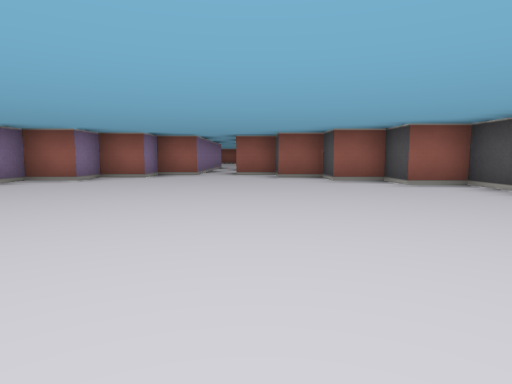
View 1 (above)

21 first-person views from a walk through a cub3D maze. The camera is about half as high as the walls, tilts 6° down and sees 75° across. The floor is counted in squares. Each view is taken from the middle of a square. On the plan, view 1 faces up. The plan holds only what a view shows up to about 9 squares ahead; the rest is blank.

View 2
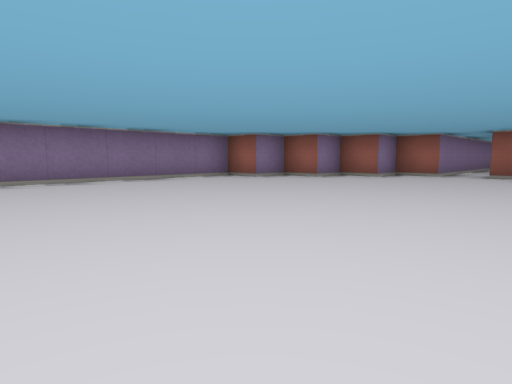

View 3
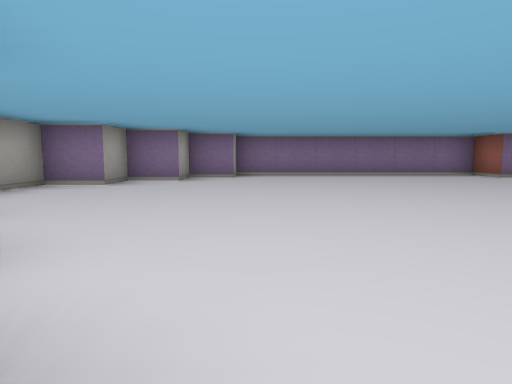

View 4
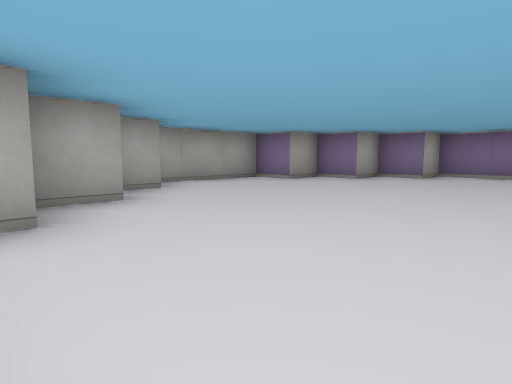

View 5
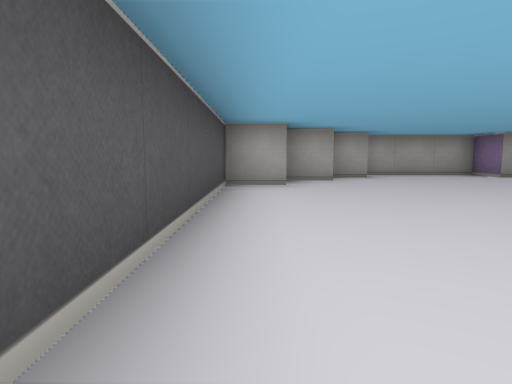

View 6
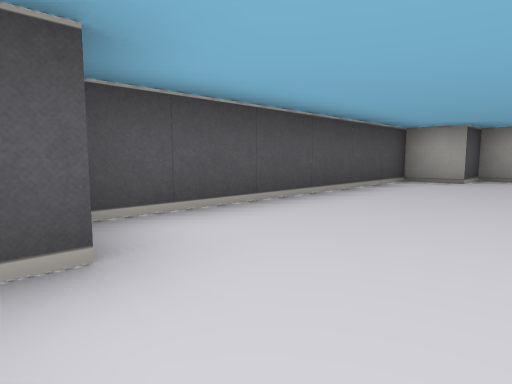

View 7
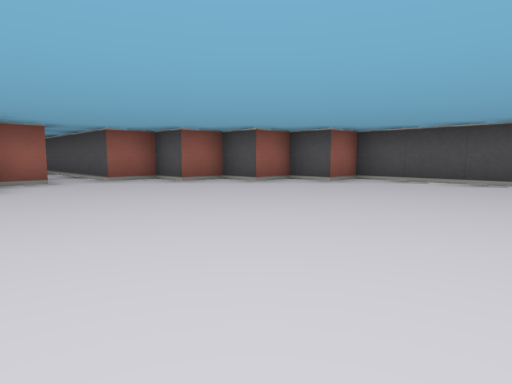

View 8
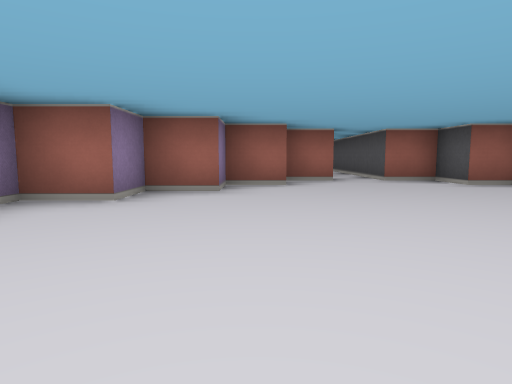

View 9
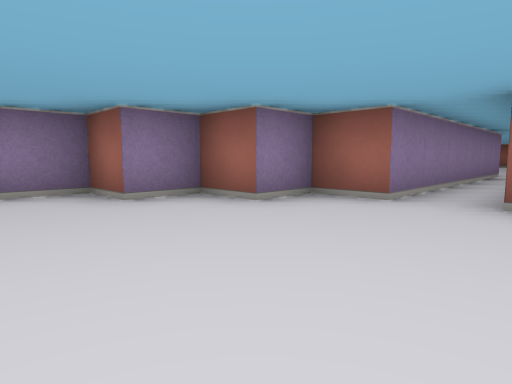

View 10
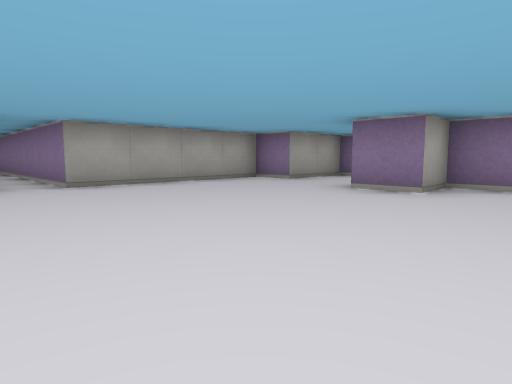

View 11
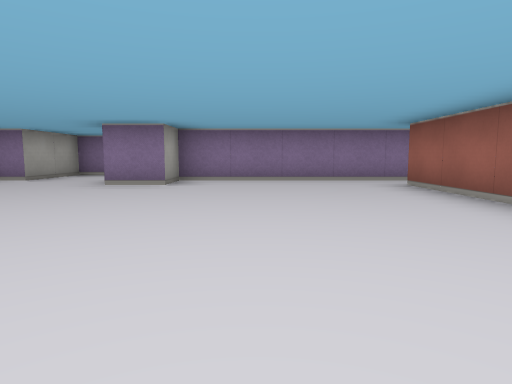

View 12
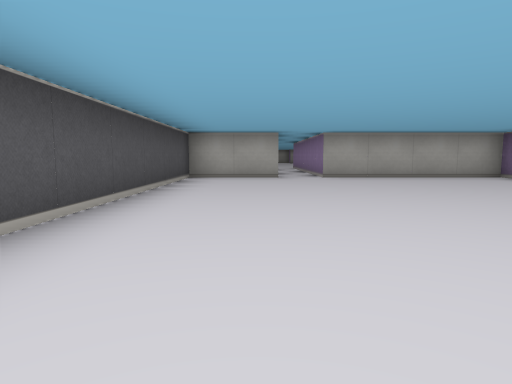

View 13
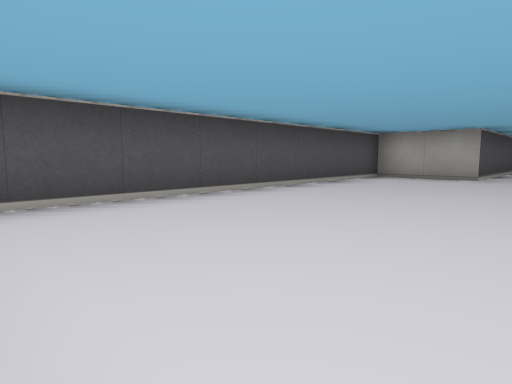

View 14
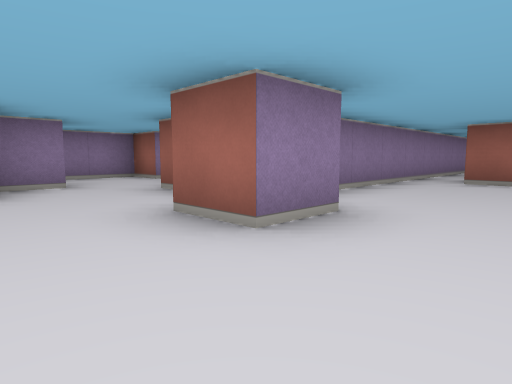

View 15
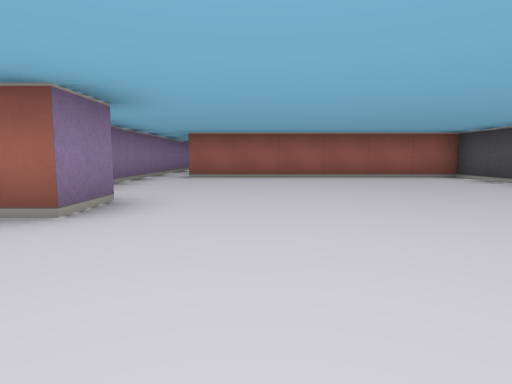

View 16
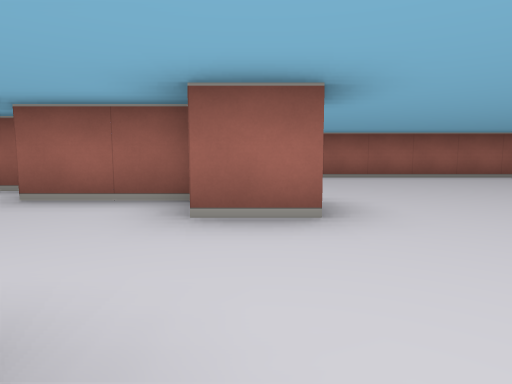

View 17
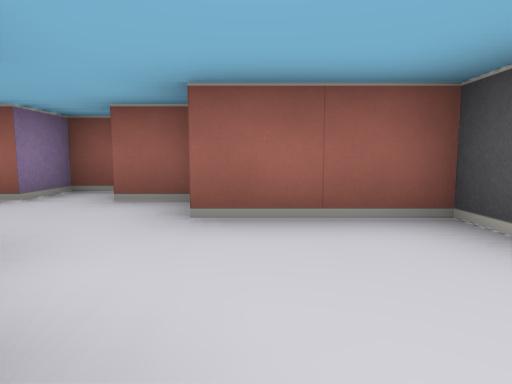

View 18
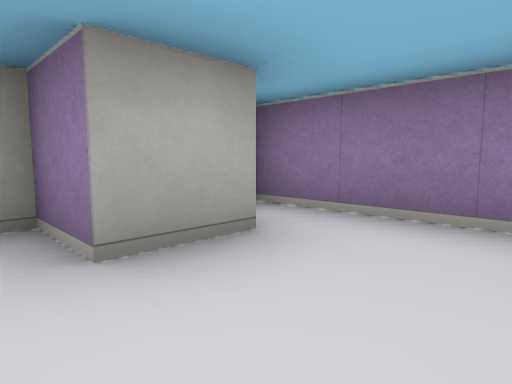

View 19
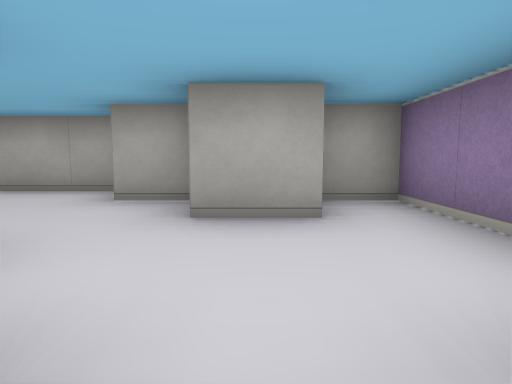

View 20
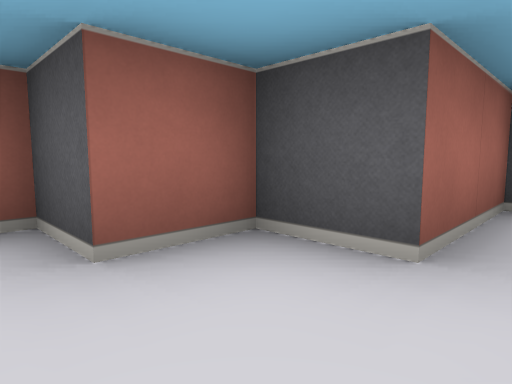

View 21
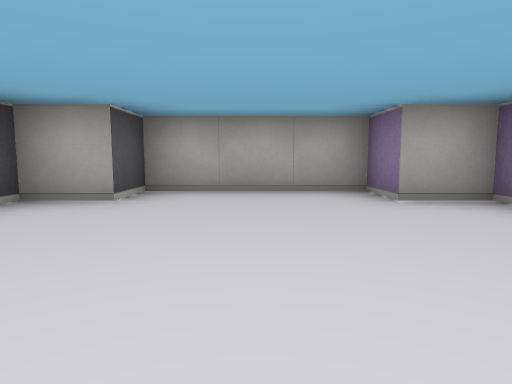

### Floor plan
Ten units are one square. View 1 is at (0, 0); x grows to the right and y downward. Boxes are objects, and circles mark ways between rooms. Rooms are numbered by the first view taken in them; rooms with no view inside come last. Other rooms are left out.
<svg viewBox="-110 -230 150 270">
<path fill="none" stroke="#000" d="M14 15 25 15 25 5 35 5 35 -55 25 -55 25 -65 15 -65 15 -75 5 -75 5 -85 -5 -85M-15 -85 -25 -85 -25 -75 -35 -75 -35 -65 -45 -65 -45 -55 -55 -55 -55 5 -45 5 -45 15 -35 15 -35 25 -25 25 -25 35 5 35 5 25 15 25M-55 -179 -55 -185 -45 -185 -45 -175 -55 -175M-75 -162 -75 -155 -55 -155 -55 -145 -15 -145 -15 -85M-55 -224 -55 -185 -75 -185 -75 -195 -85 -195 -85 -205 -95 -205 -95 -195 -105 -195 -105 -165 -96 -165M-96 -175 -85 -175 -85 -165 -75 -165M-5 -85 -5 -145 15 -145 15 -225 -45 -225"/>
<circle cx="-10" cy="-80" r="3" fill="#2a7"/>
<text x="-10" y="-30">1</text>
<text x="-30" y="-180">2</text>
</svg>
Room 1 opens to room 2.

Where each view was taken, in squares from view 1:
view 1: 0 up, 0 right, facing up
view 2: 0 up, 1 right, facing up-left
view 3: 0 up, 3 right, facing left
view 4: 2 up, 3 right, facing down-left
view 5: 5 up, 3 right, facing down
view 6: 6 up, 1 right, facing down-right
view 7: 2 up, 3 left, facing up-right
view 8: 2 up, 3 left, facing up
view 9: 5 up, 0 right, facing up-left
view 10: 20 up, 0 right, facing down-left
view 11: 20 up, 1 right, facing left
view 12: 22 up, 0 right, facing down
view 13: 22 up, 2 left, facing down-right
view 14: 16 up, 3 left, facing up-left
view 15: 15 up, 3 left, facing up
view 16: 15 up, 5 left, facing up
view 17: 16 up, 7 left, facing up
view 18: 19 up, 8 left, facing down-left
view 19: 20 up, 9 left, facing down
view 20: 18 up, 9 left, facing up-right
view 21: 1 up, 1 left, facing down
